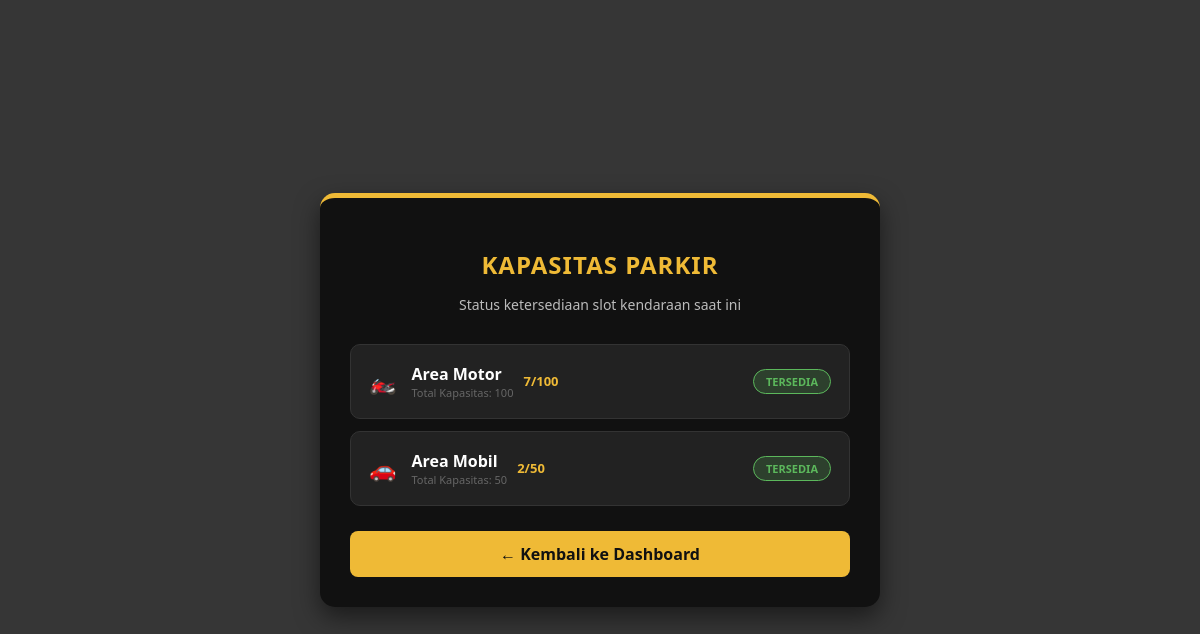
/views/admin/area.php (signed in), run on the app's committed database.
### tables this page shows
CREATE TABLE `area_parkir` (
  `id_area` int(55) NOT NULL,
  `nama_area` varchar(55) NOT NULL,
  `kapasitas` int(15) NOT NULL,
  `terisi` int(50) NOT NULL
);

### views/admin/area.php (the view, shortened to what this page needs)
<?php
$database = new m_koneksi();
$koneksi = $database->koneksi;
$query = mysqli_query($koneksi, "SELECT * FROM area_parkir ORDER BY nama_area DESC");
?>
<!DOCTYPE html>
<html lang="id">
<head>
</head>
<body>
    <div class="container">
        <h2>Kapasitas Parkir</h2>
        <p>Status ketersediaan slot kendaraan saat ini</p>
        <ul>
            <?php
            if (mysqli_num_rows($query) > 0) {
                while($row = mysqli_fetch_assoc($query)):
                    $sisa = $row['kapasitas'] - $row['terisi'];
                    $status_class = ($sisa <= 0) ? 'penuh' : 'tersedia';
                    $status_text = ($sisa <= 0) ? 'Penuh' : 'Tersedia';
                    $icon = (strpos(strtolower($row['nama_area']), 'mobil') !== false) ? '🚗' : '🏍️';
            ?>
                <li>
                    <span class="icon-area"><?= $icon; ?></span>
                    <div>
                        <div style="font-size: 16px;"><?= $row['nama_area']; ?></div>
                        <div style="font-size: 11px; color: #666; font-weight: normal;">Total Kapasitas: <?= $row['kapasitas']; ?></div>
                    </div>
                    <span class="info-slot"><?= $row['terisi']; ?>/<?= $row['kapasitas']; ?></span>
                    <span class="badge <?= $status_class; ?>"><?= $status_text; ?></span>
                </li>
            <?php
                endwhile;
            } else {
                echo "<p style='color:#555; text-align:center;'>Belum ada data area di database.</p>";
            }
            ?>
        </ul>
        <a href="dashboardmin.php" class="btn-back">← Kembali ke Dashboard</a>
    </div>
</body>
</html>

### views/admin/area.php (style rules this page uses)
body { font-family: 'Segoe UI', Tahoma, Geneva, Verdana, sans-serif; background-color: #363636; margin: 0; padding: 0; display: flex; justify-content: center; align-items: center; height: 100vh; }
.container { width: 90%; max-width: 500px; background-color: #111111; padding: 30px; border-radius: 15px; box-shadow: 0 10px 25px rgba(0,0,0,0.5); border-top: 5px solid #EFBA36; }
h2 { text-align: center; color: #EFBA36; margin-bottom: 5px; text-transform: uppercase; letter-spacing: 1px; }
p { text-align: center; color: #bbb; margin-bottom: 30px; font-size: 14px; }
ul { list-style: none; padding: 0; }
ul li { background-color: #222; margin-bottom: 12px; padding: 18px; border-radius: 10px; font-weight: bold; color: #fff; display: flex; align-items: center; border: 1px solid #333; }
.icon-area { margin-right: 15px; font-size: 22px; }
.btn-back { display: block; text-align: center; margin-top: 25px; text-decoration: none; color: #111; background-color: #EFBA36; padding: 12px; border-radius: 8px; font-weight: bold; transition: 0.3s; }
.badge { margin-left: auto; padding: 4px 12px; border-radius: 20px; font-size: 11px; font-weight: bold; text-transform: uppercase; }
.tersedia { background: rgba(92, 184, 92, 0.2); color: #5cb85c; border: 1px solid #5cb85c; }
.info-slot { font-size: 13px; color: #EFBA36; margin-left: 10px; font-weight: bold; }

### data on the page
area_parkir: nama_area "🏍️", nama_area "Area Motor", kapasitas "100", terisi "7", status_text "TERSEDIA"
area_parkir: nama_area "🚗", nama_area "Area Mobil", kapasitas "50", terisi "2", status_text "TERSEDIA"
